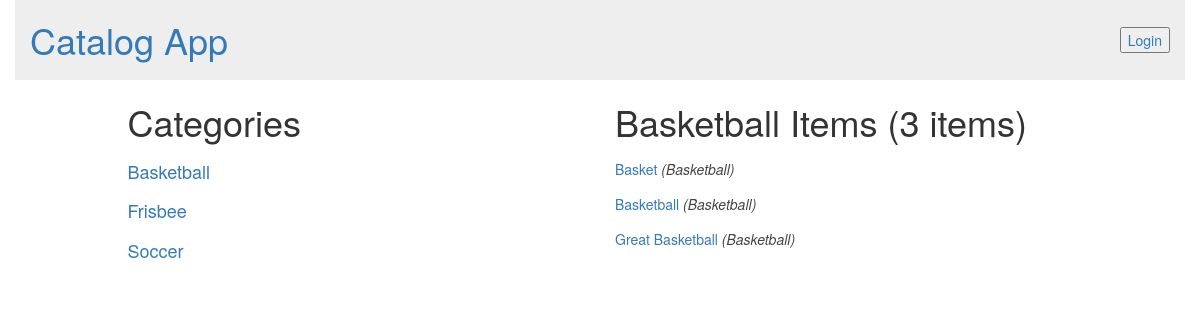
Page /catalog/Basketball on the committed database.
### app/database_setup.py (models this page shows, shortened)
class Category(Base):
    __tablename__ = 'category'
    id = Column(Integer, primary_key=True)
    name = Column(String(250), nullable=False)
    user_id = Column(Integer, ForeignKey('user.id'))
    user = relationship(User)
    created_at = Column(DateTime, default=datetime.datetime.now)

class Item(Base):
    __tablename__ = 'item'
    name = Column(String(80), nullable=False)
    id = Column(Integer, primary_key=True)
    description = Column(String(250))
    category_id = Column(Integer, ForeignKey('category.id'))
    category = relationship(Category)
    user_id = Column(Integer, ForeignKey('user.id'))
    user = relationship(User)
    created_at = Column(DateTime, default=datetime.datetime.now)

### app/views.py (the view)
@app.route('/catalog/<category>')
def showCategory(category):
    categories = session.query(Category).order_by(asc(Category.name))
    category = session.query(Category).filter_by(name=category).one()
    items = session.query(Item).filter_by(
        category_id=category.id).order_by(desc(Item.created_at))
    user = userIsLoggedIn()
    return render_template('category.html',
                           categories=categories,
                           selected_category=category,
                           items=items,
                           user=user)

### app/helper.py (called while the page is built)
def userIsLoggedIn():
    if 'username' not in login_session:
        return False
    else:
        return True

### app/templates/category.html (shortened to what this page needs)
{% extends "main.html" %}
{% block content %}
    <div class="row content">
        <div class="col-md-1"></div>
        <div class="col-md-4 padding-none">
        <h1>Categories</h1>
        {% for category in categories %}
            <a href = "{{url_for('showCategory', category = category.name)}}">
                <div class="row">
                        <div class="col-md-10 restaurant-list">
                            <h4>{{category.name}}</h4>
                        </div>
                </div>
            </a>
        {% endfor %}
        </div>
        <div class="col-md-1 divider"></div>
        <div class="col-md-6">
        <h1>{{ selected_category.name }} Items ({{ items.count() }} items)</h1>
        {% for item in items %}
            <a href = "{{url_for('showItem', category = item.category.name , item = item.name)}}">
                <div class="row">
                        <div class="col-md-10">
                            <h5>{{item.name}} <span class="metaInfo">({{item.category.name}})</span></h5>
                        </div>
                </div>
            </a>
        {% endfor %}
        <br>
        <br>
        </div>
    </div>
{% endblock %}

### app/static/styles.css (style rules this page uses)
.metaInfo { color: #444444; font-style: italic; }

### rows in the picture
Category: name "Basketball"
Category: name "Frisbee"
Category: name "Soccer"
Item: name "Basket", category.name "Basketball"
Item: name "Basketball", category.name "Basketball"
Item: name "Great Basketball", category.name "Basketball"

### other values in the picture
{{ items.count() }} "3"
